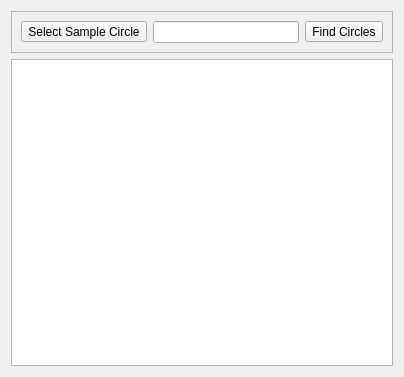
<?xml version="1.0" encoding="UTF-8"?>
<ui version="4.0">
 <class>Form</class>
 <widget class="QWidget" name="Form">
  <property name="geometry">
   <rect>
    <x>0</x>
    <y>0</y>
    <width>404</width>
    <height>377</height>
   </rect>
  </property>
  <property name="windowTitle">
   <string>Form</string>
  </property>
  <layout class="QGridLayout" name="gridLayout">
   <item row="1" column="0">
    <widget class="QListWidget" name="geometry_list"/>
   </item>
   <item row="0" column="0">
    <widget class="QFrame" name="frame">
     <property name="frameShape">
      <enum>QFrame::StyledPanel</enum>
     </property>
     <property name="frameShadow">
      <enum>QFrame::Raised</enum>
     </property>
     <layout class="QGridLayout" name="gridLayout_2">
      <item row="0" column="0">
       <widget class="QToolButton" name="select_sample_circle">
        <property name="text">
         <string>Select Sample Circle</string>
        </property>
       </widget>
      </item>
      <item row="0" column="1">
       <widget class="QLineEdit" name="diameter_edit"/>
      </item>
      <item row="0" column="2">
       <widget class="QToolButton" name="find_cirlces_button">
        <property name="text">
         <string>Find Circles</string>
        </property>
       </widget>
      </item>
     </layout>
    </widget>
   </item>
  </layout>
 </widget>
 <resources/>
 <connections/>
</ui>
